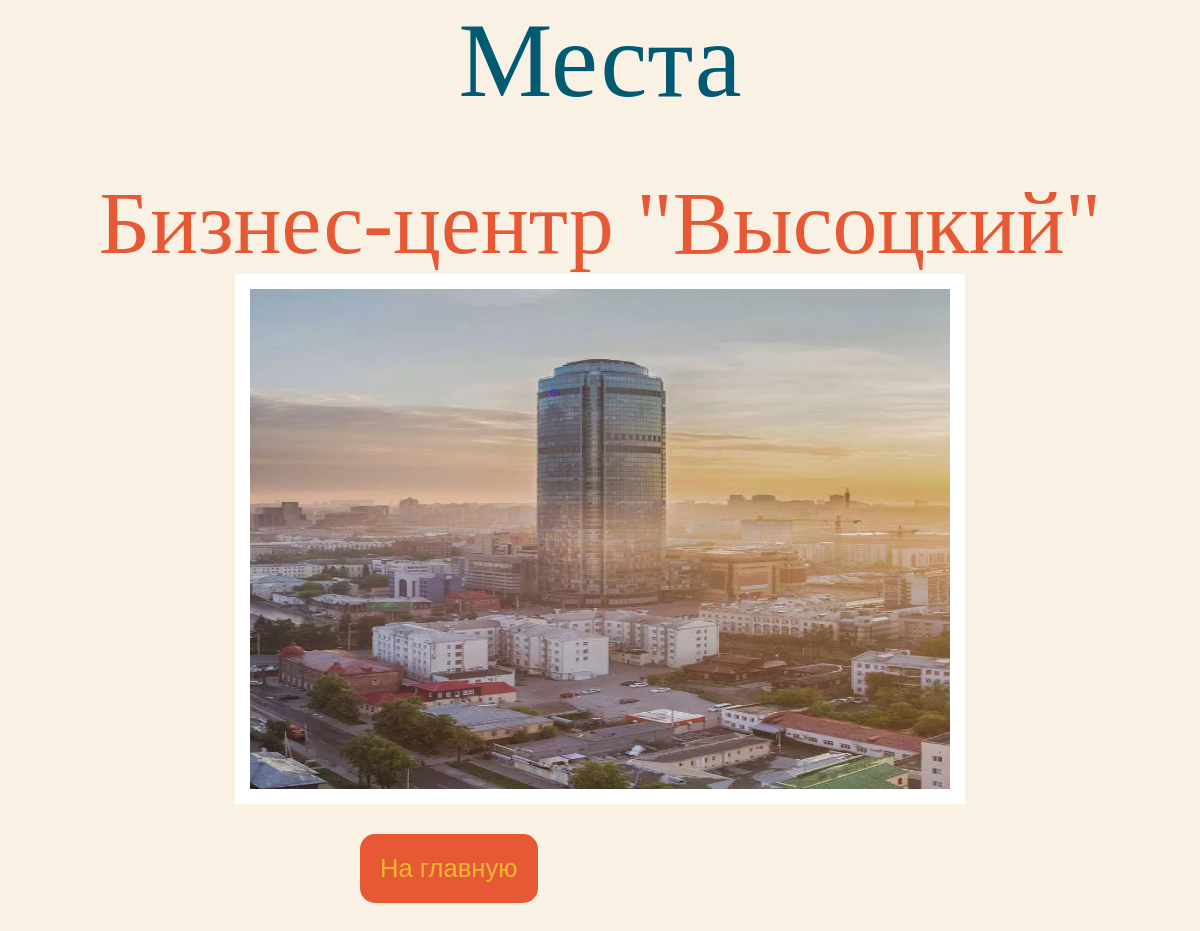
/landmarks/, run on the app's committed database.
### landmarks/models.py (models this page shows, shortened)
class Landmark(models.Model):
    title = models.CharField(max_length=100)
    desciption = models.TextField(null=True, blank=True)
    inspiration = models.CharField(max_length=200)
    coordinate_1 = models.FloatField()
    coordinate_2 = models.FloatField()
    preview = models.ImageField(upload_to='img', null=True, blank=True)

### landmarks/views.py (the view)
# urls.py: path('', LandmarkList.as_view(), name='landmarks'),
class LandmarkList(ListView):
    model = Landmark
    template_name = 'landmarks.html'

### templates/landmarks.html (shortened to what this page needs)
{% load static %}
<!DOCTYPE html>
<html lang="en">
<head>
    <link rel="stylesheet" href="{% static 'css/landmark.css' %}">
</head>
<body>
    <div class="container">
        <p id="head">Места</p>
        <div class="landmark-container">
            {% for landmark in object_list %}
                <a class="landmark-link" href="{% url 'landmark_detail' landmark.pk %}">{{ landmark.title }}</a>
                <img src="{{ landmark.preview.url }}" alt="landmark">
            {% endfor %}
        </div>
    </div>
    <a id="back" href="{% url 'home' %}">
        <button>На главную</button>
    </a>
</body>
</html>

### static/css/landmark.css (style rules this page uses)
* { margin: 0; padding: 0; }
body { background-color: #F9F1E4; font-family: 'reviera'; }
#head { font-size: 6.6em; text-align: center; color: #005A72; }
.landmark-container { display: flex; flex-direction: column; justify-content: center; align-items: center; margin-top: 50px; }
.landmark-link { text-decoration: none; color: #E75935; font-size: 5.6em; }
img { width: 700px; height: 500px; border: 15px solid #fff; }
#back { text-decoration: none; }
button { background-color: #E75935; color: #EBB730; border: none; font-size: 1.6em; padding: 20px; margin: 30px 30%; border-radius: 15px; cursor: pointer; }

### data on the page
Landmark: title "Бизнес-центр \"Высоцкий\"", preview (picture)
